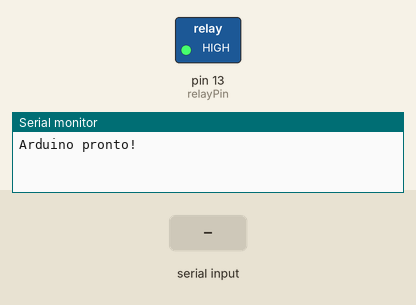
Simulated run of this sketch. Board: Arduino Uno, built with avr-gcc and run on an emulated ATmega328P. Parts: switched loads named in the sketch (green lamp = pin HIGH), the last lines printed to the serial monitor. Inputs (shaded band) come from the test bench.

Above: at 1.2 s.
1.3 s: "A\n" received over Serial
At 2.0 s:
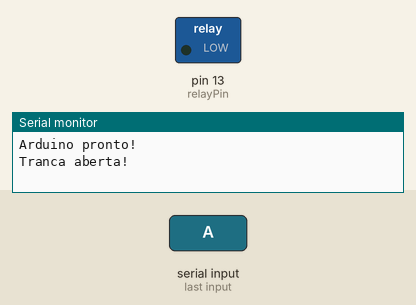
2.8 s: "F\n" received over Serial
At 3.2 s:
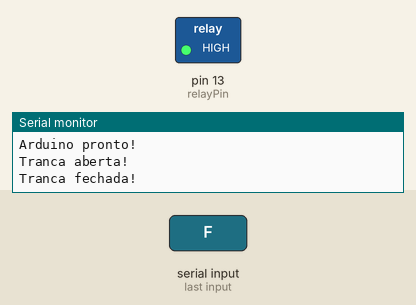
Timing chart, 0 to 5.8 s (numbered marks = the images above; inputs shaded):
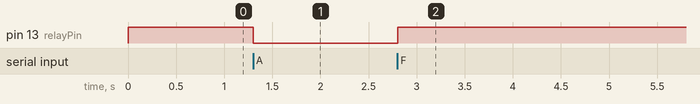

The sketch:

trancaArduino.ino
```cpp
const int relayPin = 13;  // Pino do relé que controla a tranca
bool isLocked = true;    // Estado inicial da tranca (true = fechada, false = aberta)

void setup() {
    Serial.begin(9600);
    pinMode(relayPin, OUTPUT);
    digitalWrite(relayPin, HIGH);  // Garante que a tranca começa fechada
    Serial.println("Arduino pronto!");
}

void loop() {
    if (Serial.available()) {
        String command = Serial.readStringUntil('\n');
        command.trim();  // Remove espaços e novas linhas extras

        if (command == "A" && isLocked) {
            digitalWrite(relayPin, LOW);  // Abre a tranca
            isLocked = false;
            Serial.println("Tranca aberta!");
        } else if (command == "F" && !isLocked) {
            digitalWrite(relayPin, HIGH);  // Fecha a tranca
            isLocked = true;
            Serial.println("Tranca fechada!");
        } else if (command == "status") {
            if (isLocked) {
                Serial.println("A tranca está fechada.");
            } else {
                Serial.println("A tranca está aberta.");
            }
        } else {
            Serial.println("Comando inválido ou já em estado solicitado.");
        }
    }
}
```

Measured:
- after the input at 1.3 s, pin 13 (relayPin): HIGH → LOW at once
- after the input at 2.8 s, pin 13 (relayPin): LOW → HIGH at once
